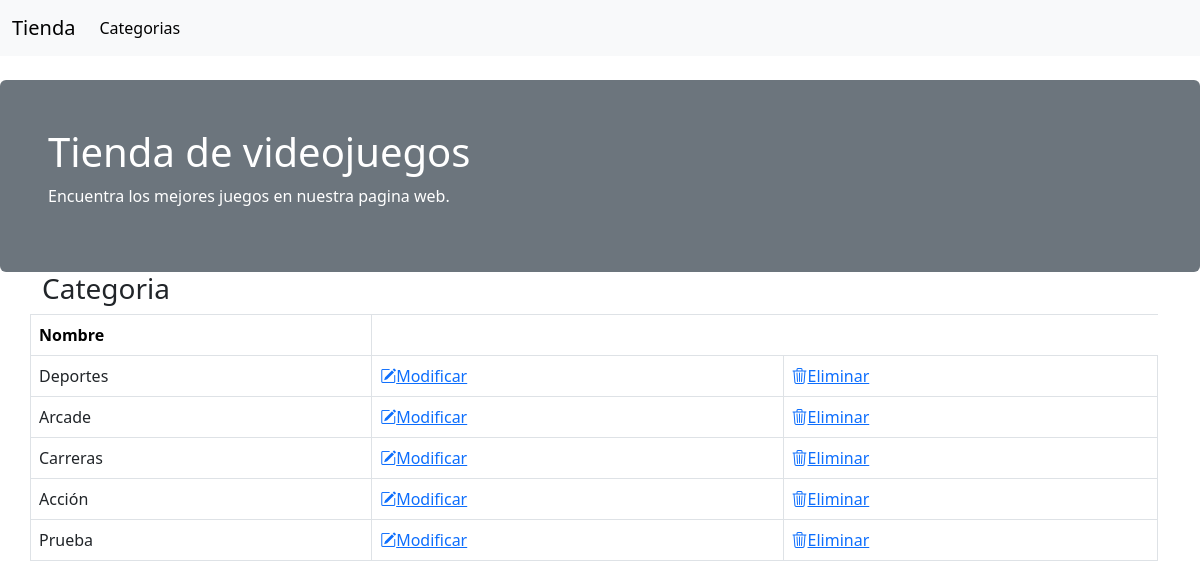
Before: /categorias with the older database file.
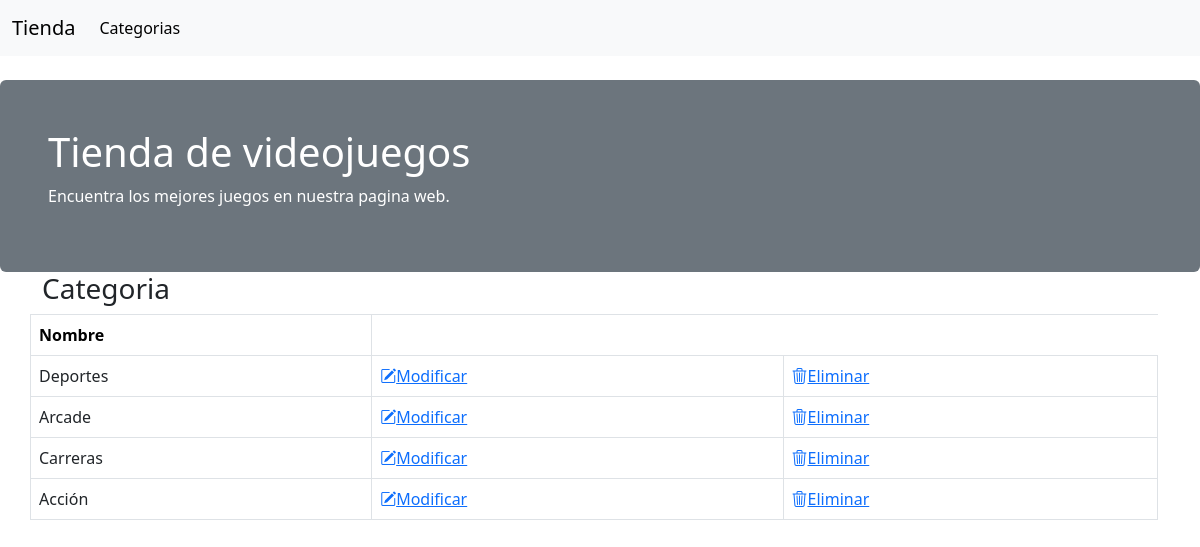
After: the same page with the newer database file.
### aplication/model.py (models this page shows, shortened)
class Categorias(db.Model) :
    __tablename__ = 'categorias'
    id = Column(Integer, primary_key=True)
    nombre = Column(String(100), unique=True)
    articulos = relationship('Articulos', cascade='all, delete-orphan', backref='Categorias', lazy='dynamic')

### aplication/app.py (the view)
@app.route('/categorias')
def categorias() :
    categorias = Categorias.query.all()
    return render_template('categorias.html', categorias = categorias)

### aplication/templates/categorias.html (shortened to what this page needs)
{% extends "base2.html" %}
{% block contenido %}
    <div class="container">
        <div class="row">
            <h3>Categoria</h3>
            <div class="list-group">
                <table class="table table-bordered">
                    <tr>
                        <th>Nombre</th>
                    </tr>
                    {% for cat in categorias %}
                        <tr>
                            <td><a href="{{url_for('inicio',id = cat.id)}}" class="text-decoration-none text-dark">{{cat.nombre}}</a></td>
                            <td><a href="{{ url_for('categorias_edit', id=cat.id) }}"><i class="bi bi-pencil-square"></i>Modificar</a></td>
                            <td><a href="{{ url_for('categorias_delete', id=cat.id) }}"><i class="bi bi-trash3"></i>Eliminar</a></td>
                        </tr>
                    {% endfor %}
                </table>
            </div>
        </div>
    </div>
{% endblock contenido %}

Changed rows visible on the page:
removed Categorias: nombre "Prueba"
